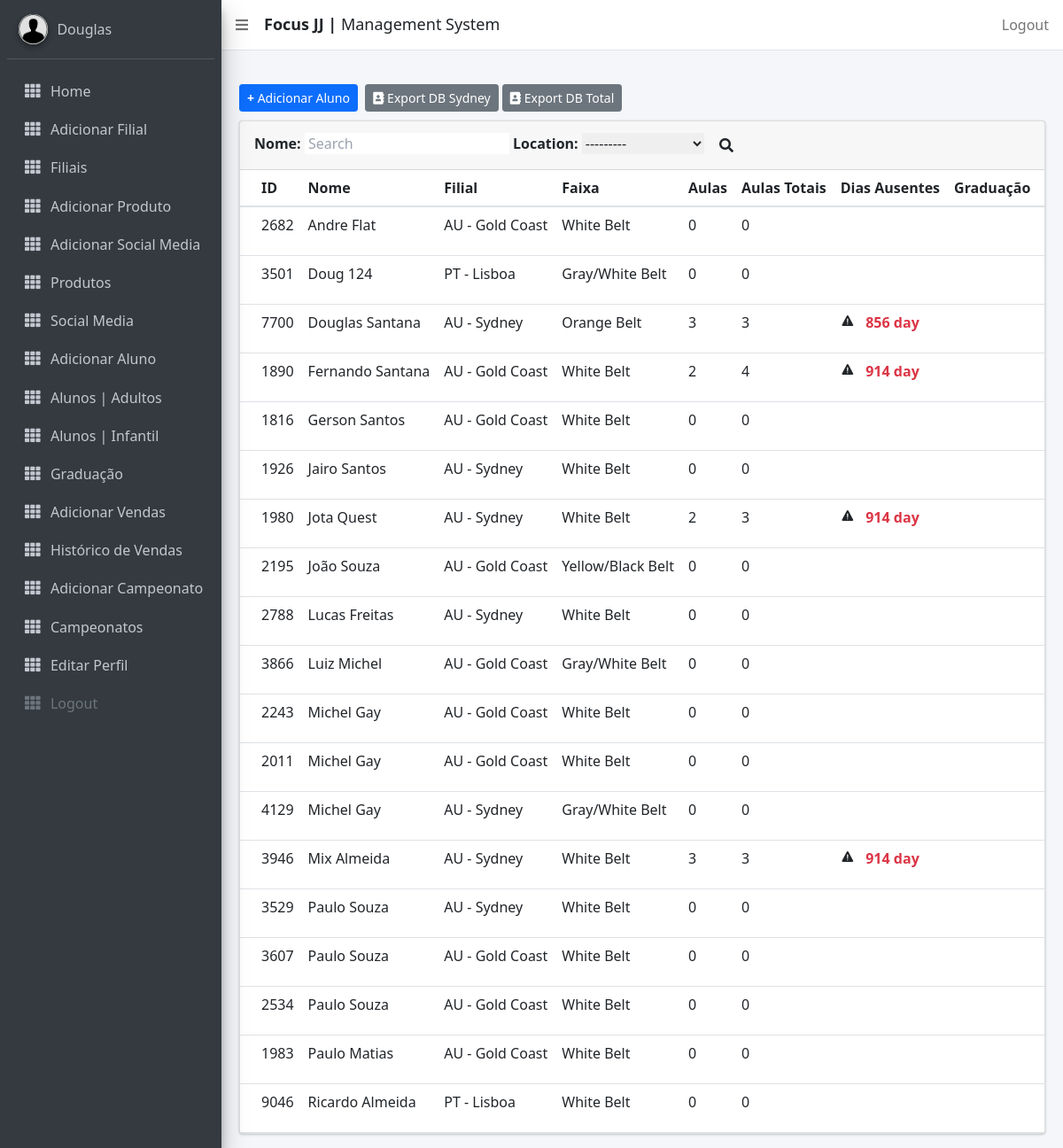
Screenshot of /managealunos/total (signed in) with the database file from the repository.
### focusbjj/models.py (models this page shows, shortened)
class CustomUser(AbstractUser):
    id = ShortUUIDField(primary_key=True, editable=False, alphabet="0123456789", length=3)
    email = models.EmailField(max_length=255, unique=True)
    contact_name = models.CharField(max_length=255)
    country = CountryField()
    location = models.CharField(max_length=255)
    phone = models.CharField(max_length=15, help_text=_('Use somente números. Código do País + Telefone'))
    join_date = models.DateTimeField(default=timezone.now)
    is_active = models.BooleanField(default=True, help_text='Desmarque a caixa para desativar')
    def __str__(self):
        return str(self.country) + " - " + str(self.location)
    class Meta:
        ordering = ["country", "location"]

class Aluno(models.Model):
    DoesNotExist = None
    objects = None
    id = ShortUUIDField(primary_key=True, editable=False, alphabet="0123456789", length=4)
    photo = models.ImageField(upload_to='photos/', null=True, blank=True)
    nome = models.CharField(max_length=15, verbose_name='Name')
    middle_name = models.CharField(max_length=20, verbose_name='Middle Name', blank=True, null=True)
    surname = models.CharField(max_length=15, verbose_name='Last Name', null=True)
    phone = models.CharField(max_length=15, help_text='Use only numbers')
    email = models.EmailField(max_length=128)
    location = models.ForeignKey(CustomUser, related_name="alunos", on_delete=models.CASCADE)
    address = models.CharField(max_length=255, blank=True, null=True)
    belt = models.CharField(max_length=255, choices=BELT)
    stripe = models.CharField(max_length=255, choices=GRAU, default= 'No Stripes')
    join_date = models.DateTimeField()
    time_stamp = models.DateTimeField(auto_now=True, null=True)
    gender = models.CharField(max_length=255, choices=GENDER)
    dob = models.DateField(verbose_name='Date of Birth',)
    is_blocked = models.BooleanField(default=False)
    agreement = models.BooleanField(default=False)
    USERNAME_FIELD = 'id'
    class Meta:
        ordering = ["nome"]

class Graduation(models.Model):
    objects = None
    aluno = models.ForeignKey(Aluno, related_name='graduacao', on_delete=models.CASCADE, verbose_name='_(Aluno')
    master = models.CharField(max_length=15, null=True, verbose_name=_('Professor'))
    belt = models.CharField(max_length=255, choices=BELT, verbose_name=_('Faixa'))
    stripe = models.CharField(max_length=255, choices=GRAU, verbose_name=_('Grau'))
    time_stamp = models.DateTimeField(null=True, verbose_name=_('Data'))

class GetAttendance(models.Model):
    objects = None
    aluno = models.ForeignKey(Aluno, on_delete=models.CASCADE, verbose_name='Athlete')
    attendance = models.DateTimeField(default=timezone.now)

### focusbjj/views.py (the view)
# urls.py: path('managealunos/total', views.ManageAlunosTotal.as_view(), name='managealunostotal'),
class ManageAlunosTotal(SuperuserRequiredMixin, ListView):
    template_name = 'managealunostotal.html'
    model = Aluno
    def get_queryset(self):
        queryset = super().get_queryset()
        filter = AlunoFilter(self.request.GET, queryset)
        return filter.qs
    def get_context_data(self, **kwargs):
        context = super(ManageAlunosTotal, self).get_context_data(**kwargs)
        context['alunos'] = Aluno.objects.all()
        context['unidades'] = CustomUser.objects.all()
        queryset = self.get_queryset()
        filter = AlunoFilter(self.request.GET, queryset)
        context['filter'] = filter
        return context

### focusbjj/templatetags/attendance_tags.py (called while the page is built)
@register.filter
def get_count_att_aluno(aluno_instance):
    return len(GetAttendance.objects.filter(aluno_id=aluno_instance.id))

@register.filter
def last_att_aluno(aluno_instance):
    att = GetAttendance.objects.filter(aluno_id=aluno_instance.id).order_by('-attendance')
    if att[0].attendance + timedelta(days=15) < timezone.now():
        tempo = timezone.now() - att[0].attendance
        return tempo
    else:
        return ''

@register.filter
def current_belt(aluno_instance):
    belt = Graduation.objects.filter(aluno_id=aluno_instance.id).order_by('-time_stamp')
    if belt:
        current = belt[0].belt
    else:
        current = aluno_instance.belt
    return current

@register.filter
def current_stripe(aluno_instance):
    belt = Graduation.objects.filter(aluno_id=aluno_instance.id).order_by('-time_stamp')
    if belt:
        current = belt[0].stripe
    else:
        current = aluno_instance.stripe
    return current

@register.filter
def new_attendance(aluno_instance):
    last_grad = Graduation.objects.filter(aluno_id=aluno_instance.id).order_by('-time_stamp')
    if last_grad:
        date = last_grad[0].time_stamp
        enddate = timezone.now()
        attendance = len(GetAttendance.objects.filter(aluno_id=aluno_instance.id).filter(attendance__range=[date, enddate]))
        return attendance

### focusbjj/templates/managealunostotal.html (shortened to what this page needs)
{% extends 'base_template.html' %}
{% load static %}
{% load i18n %}
{% load alerta_tags %}
{% load attendance_tags %}
{% block content %}
<section class="content">
        <div class="container-fluid">
            <div style="padding-bottom:10px">
                <a class="btn btn-sm btn-primary" href="{% url 'focusbjj:add_aluno' %}" role="button"><b>+</b> Adicionar Aluno</a>&nbsp;
                <a href="{% url 'focusbjj:export_xlsx' %}" class="btn btn-sm btn-secondary"><i class="fas fa-address-book main-logo-icon"></i> Export DB {{ user.location }}</a>
                <a href="{% url 'focusbjj:export_total_xlsx' %}" class="btn btn-sm btn-secondary"><i class="fas fa-address-book main-logo-icon"></i> Export DB Total</a><br>
            </div>
            <div class="row">
                <div class="col-md-12">
                    <div class="card">
                        <div class="card-header">
                                    <form method="get">
                                        {{ filter.form }}
                                        <button type="submit" class="btn btn-default"><i class="fas fa-search"></i></button>
                                    </form>
                        </div>
                        <div class="card-body table-responsive p-0">
                            <table class="table table-hover text-nowrap">
                            <thead>
                                <tr>
                                <th>ID</th>
                                <th>{% trans "Nome" %}</th>
                                <th>Filial</th>
                                <th>{% trans "Faixa" %}</th>
                                <th>{% trans "Aulas" %}</th>
                                <th>{% trans "Aulas Totais" %}</th>
                                <th>{% trans "Dias Ausentes" %}</th>
                                <th>{% trans "Graduação" %}</th>
                                <th></th>
                                </tr>
                            </thead>
                            <tbody>
                                <tr>
                        {% if filter.qs %}
                            {% for aluno in filter.qs %}
                                <td>{{ aluno.id }}</td>
                                <td>{{ aluno.nome|title }} {{ aluno.surname|title }}</td>
                                <td>{{ aluno.location }}</td>
                                <td>
                                {% if aluno|current_belt %}
                                {{ aluno|current_belt }}
                                {% else %}
                                {{ aluno.belt }}
                                {% endif %}
                                </td>
                                <td>
                                    {% if aluno|new_attendance == None %}
                                    {{ aluno|get_count_att_aluno }}
                                    {% else %}
                                    {{ aluno|new_attendance }}
                                    {% endif %}
                                </td>
                                <td>{{ aluno|get_count_att_aluno }}</td>
                                <td>
                                    {% if aluno|get_count_att_aluno %}
                                    {% if aluno|last_att_aluno %}
                                        <ion-icon name="warning"></ion-icon>
                                        <strong class="text-red"> &nbsp; {{ aluno|last_att_aluno|cut:"," |slice:"7"}}</strong>
                                    {% endif %}
                                    {% endif %}
                                </td>
                                <td>
                                </td><td>
                                </td>
                                </tr>
                                    {% endfor %}
                            {% endif %}
                            </tbody>
                            </table>
                        </div>
                        </div>
                </div>
            </div>
        </div>
      </section>
{% endblock %}

### templates/sidebar_template.html (shortened to what this page needs)
{% load static %}
{% load i18n %}
<aside class="main-sidebar navbar-gray-dark sidebar-dark-primary elevation-4">
    <div class="sidebar">
      <div class="user-panel mt-3 pb-3 mb-3 d-flex">
        <div class="image">
          <img src="{% static 'images/defaultuser.jpeg' %}" class="img-circle elevation-2" alt="User Image">
        </div>
        <div class="info">
          <a href="#" class="d-block">{{ user.contact_name }}</a>
        </div>
      </div>
      <nav class="mt-2">
        <ul class="nav nav-pills nav-sidebar flex-column" data-widget="treeview" role="menu" data-accordion="false">
          <li class="nav-item">
            {% url 'admin_home' as admin_home %}
            <a href="{% url 'focusbjj:filiais' %}" class="nav-link {% if request.path == admin_home %} active {% endif %}">
              <i class="nav-icon fas fa-th"></i>
              <p>
                Home
              </p>
            </a>
          </li>
          {% if user.is_superuser %}
          <li class="nav-item">
            {% url 'add_staff' as add_staff %}
            <a href="{% url 'focusbjj:add_staff' %}" class="nav-link {% if request.path == add_staff %} active {% endif %}">
              <i class="nav-icon fas fa-th"></i>
              <p>
               Adicionar Filial
              </p>
            </a>
          </li>
           <li class="nav-item">
              {% url 'manage_staff' as manage_staff %}
            {% url 'edit_staff' staff_id=id as edit_staff %}
            <a href="{% url 'focusbjj:managestaff' %}" class="nav-link {% if request.path == manage_staff %} active {% endif %} {% if request.path == edit_staff %} active {% endif %}">
              <i class="nav-icon fas fa-th"></i>
              <p>
                Filiais
              </p>
            </a>
          </li>
          <li class="nav-item">
            <a href="{% url 'focusbjj:addproduct' %}" class="nav-link ">
              <i class="nav-icon fas fa-th"></i>
              <p>
                Adicionar Produto
              </p>
            </a>
          </li>
          <li class="nav-item">
            <a href="{% url 'focusbjj:addsocialmedia' %}" class="nav-link ">
              <i class="nav-icon fas fa-th"></i>
              <p>
                {% trans "Adicionar Social Media" %}
              </p>
            </a>
          </li>
          {% endif%}
          <li class="nav-item">
            <a href="{% url 'focusbjj:products' %}" class="nav-link ">
              <i class="nav-icon fas fa-th"></i>
              <p>
                {% trans "Produtos" %}
              </p>
            </a>
          </li>
          <li class="nav-item">
            <a href="{% url 'focusbjj:socialmedia' %}" class="nav-link">
              <i class="nav-icon fas fa-th"></i>
              <p>
                {% trans "Social Media" %}
              </p>
            </a>
          </li>
           <li class="nav-item">
            <a href="{% url 'focusbjj:add_aluno' %}" class="nav-link {% if request.path == add_student %} active {% endif %}">
              <i class="nav-icon fas fa-th"></i>
              <p>
                {% trans "Adicionar Aluno" %}
              </p>
            </a>
          </li>
          <li class="nav-item">
            <a href="{% url 'focusbjj:managealunos' %}" class="nav-link {% if request.path == manage_student %} active {% endif %} {% if request.path == edit_student %} active {% endif %}">
              <i class="nav-icon fas fa-th"></i>
              <p>
                {% trans "Alunos | Adultos" %}
              </p>
            </a>
          </li>
          <li class="nav-item">
            <a href="{% url 'focusbjj:managealunoskids' %}" class="nav-link {% if request.path == manage_student %} active {% endif %} {% if request.path == edit_student %} active {% endif %}">
              <i class="nav-icon fas fa-th"></i>
              <p>
                {% trans "Alunos | Infantil" %}
              </p>
            </a>
          </li>
          <li class="nav-item">
            <a href="{% url 'focusbjj:managegraduation' %}" class="nav-link {% if request.path == manage_student %} active {% endif %} {% if request.path == edit_student %} active {% endif %}">
              <i class="nav-icon fas fa-th"></i>
              <p>
                {% trans "Graduação" %}
              </p>
            </a>
          </li>
           <li class="nav-item">
            <a href="{% url 'focusbjj:addvenda' %}" class="nav-link ">
              <i class="nav-icon fas fa-th"></i>
              <p>
                {% trans "Adicionar Vendas" %}
              </p>
            </a>
          </li>
           <li class="nav-item">
            <a href="{% url 'focusbjj:vendas' user.pk %}" class="nav-link ">
              <i class="nav-icon fas fa-th"></i>
              <p>
                {% trans "Histórico de Vendas" %}
              </p>
            </a>
          </li>
          <li class="nav-item">
            <a href="{% url 'focusbjj:championship' %}" class="nav-link {% if request.path == manage_student %} active {% endif %} {% if request.path == edit_student %} active {% endif %}">
              <i class="nav-icon fas fa-th"></i>
              <p>
                {% trans "Adicionar Campeonato" %}
              </p>
            </a>
          </li>
          <li class="nav-item">
            <a href="{% url 'focusbjj:championshipdetails' %}" class="nav-link {% if request.path == manage_student %} active {% endif %} {% if request.path == edit_student %} active {% endif %}">
              <i class="nav-icon fas fa-th"></i>
              <p>
                {% trans "Campeonatos" %}
              </p>
            </a>
          </li>
           <li class="nav-item">
            <a href="{% url 'focusbjj:editarstaff' request.user.pk %}" class="nav-link ">
              <i class="nav-icon fas fa-th"></i>
              <p>
                {% trans "Editar Perfil" %}
              </p>
            </a>
          </li>
          <li class="nav-item">
             <form action="{% url 'focusbjj:logout' %}"  method="post" class="nav-link">
              <i class="nav-icon fas fa-th"></i>
              <p>
                <button type="submit"> Logout</button>
              </p>
            </form>
          </li>
        </ul>
      </nav>
    </div>
  </aside>

### rows the page displays
CustomUser: contact_name "Douglas", location "Sydney"
CustomUser: location "---------"
Aluno: id "2682", nome "Andre", surname "Flat", location "AU - Gold Coast", id+belt "White Belt", id "0"
Aluno: id "3501", nome "Doug", surname "124", location "PT - Lisboa", id+belt "Gray/White Belt", id "0"
Aluno: id "7700", nome "Douglas", surname "Santana", location "AU - Sydney", id.belt "Orange Belt", id.time_stamp "3", id "3", id.attendance "856 day"
Aluno: id "1890", nome "Fernando", surname "Santana", location "AU - Gold Coast", id.belt "White Belt", id.time_stamp "2", id "4", id.attendance "914 day"
Aluno: id "1816", nome "Gerson", surname "Santos", location "AU - Gold Coast", id+belt "White Belt", id "0"
Aluno: id "1926", nome "Jairo", surname "Santos", location "AU - Sydney", id+belt "White Belt", id "0"
Aluno: id "1980", nome "Jota", surname "Quest", location "AU - Sydney", id.belt "White Belt", id.time_stamp "2", id "3", id.attendance "914 day"
Aluno: id "2195", nome "João", surname "Souza", location "AU - Gold Coast", id.belt "Yellow/Black Belt", id.time_stamp "0", id "0"
Aluno: id "2788", nome "Lucas", surname "Freitas", location "AU - Sydney", id+belt "White Belt", id "0"
Aluno: id "3866", nome "Luiz", surname "Michel", location "AU - Gold Coast", id+belt "Gray/White Belt", id "0"
Aluno: id "2243", nome "Michel", surname "Gay", location "AU - Gold Coast", id+belt "White Belt", id "0"
Aluno: id "2011", nome "Michel", surname "Gay", location "AU - Gold Coast", id+belt "White Belt", id "0"
Aluno: id "4129", nome "Michel", surname "Gay", location "AU - Sydney", id+belt "Gray/White Belt", id "0"
Aluno: id "3946", nome "Mix", surname "Almeida", location "AU - Sydney", id+belt "White Belt", id "3", id.attendance "914 day"
Aluno: id "3529", nome "Paulo", surname "Souza", location "AU - Sydney", id+belt "White Belt", id "0"
Aluno: id "3607", nome "Paulo", surname "Souza", location "AU - Gold Coast", id+belt "White Belt", id "0"
Aluno: id "2534", nome "Paulo", surname "Souza", location "AU - Gold Coast", id+belt "White Belt", id "0"
Aluno: id "1983", nome "Paulo", surname "Matias", location "AU - Gold Coast", id+belt "White Belt", id "0"
Aluno: id "9046", nome "Ricardo", surname "Almeida", location "PT - Lisboa", id+belt "White Belt", id "0"
